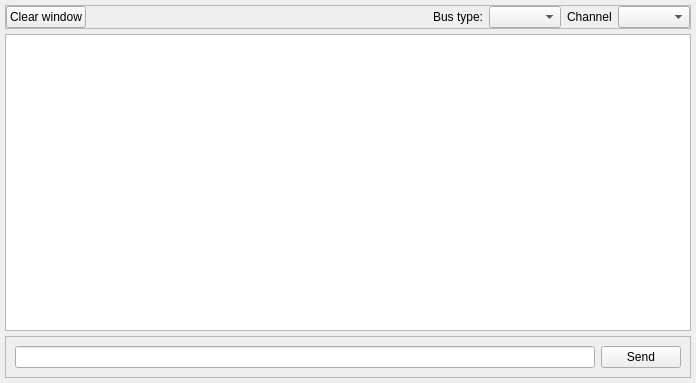
<?xml version="1.0" encoding="UTF-8"?>
<ui version="4.0">
 <class>container</class>
 <widget class="QFrame" name="container">
  <property name="geometry">
   <rect>
    <x>0</x>
    <y>0</y>
    <width>696</width>
    <height>383</height>
   </rect>
  </property>
  <property name="sizePolicy">
   <sizepolicy hsizetype="Preferred" vsizetype="Minimum">
    <horstretch>0</horstretch>
    <verstretch>0</verstretch>
   </sizepolicy>
  </property>
  <property name="windowTitle">
   <string>Frame</string>
  </property>
  <layout class="QVBoxLayout" name="verticalLayout">
   <property name="spacing">
    <number>5</number>
   </property>
   <property name="leftMargin">
    <number>5</number>
   </property>
   <property name="topMargin">
    <number>5</number>
   </property>
   <property name="rightMargin">
    <number>5</number>
   </property>
   <property name="bottomMargin">
    <number>5</number>
   </property>
   <item>
    <widget class="QFrame" name="info_frame">
     <property name="sizePolicy">
      <sizepolicy hsizetype="Preferred" vsizetype="Minimum">
       <horstretch>0</horstretch>
       <verstretch>0</verstretch>
      </sizepolicy>
     </property>
     <property name="frameShape">
      <enum>QFrame::StyledPanel</enum>
     </property>
     <property name="frameShadow">
      <enum>QFrame::Raised</enum>
     </property>
     <property name="lineWidth">
      <number>0</number>
     </property>
     <layout class="QHBoxLayout" name="horizontalLayout">
      <property name="leftMargin">
       <number>0</number>
      </property>
      <property name="topMargin">
       <number>0</number>
      </property>
      <property name="rightMargin">
       <number>0</number>
      </property>
      <property name="bottomMargin">
       <number>0</number>
      </property>
      <item>
       <widget class="QPushButton" name="pushButton_2">
        <property name="text">
         <string>Clear window</string>
        </property>
       </widget>
      </item>
      <item>
       <spacer name="horizontalSpacer">
        <property name="orientation">
         <enum>Qt::Horizontal</enum>
        </property>
        <property name="sizeHint" stdset="0">
         <size>
          <width>250</width>
          <height>20</height>
         </size>
        </property>
       </spacer>
      </item>
      <item>
       <widget class="QLabel" name="label">
        <property name="text">
         <string>Bus type:</string>
        </property>
       </widget>
      </item>
      <item>
       <widget class="QComboBox" name="comboBox_bus"/>
      </item>
      <item>
       <widget class="QLabel" name="label_2">
        <property name="text">
         <string>Channel</string>
        </property>
       </widget>
      </item>
      <item>
       <widget class="QComboBox" name="comboBox_channel"/>
      </item>
     </layout>
    </widget>
   </item>
   <item>
    <widget class="QListView" name="listView"/>
   </item>
   <item>
    <widget class="QFrame" name="frame">
     <property name="frameShape">
      <enum>QFrame::StyledPanel</enum>
     </property>
     <property name="frameShadow">
      <enum>QFrame::Raised</enum>
     </property>
     <layout class="QHBoxLayout" name="horizontalLayout_2">
      <item>
       <widget class="QLineEdit" name="lineEdit"/>
      </item>
      <item>
       <widget class="QPushButton" name="pushButton">
        <property name="text">
         <string>Send</string>
        </property>
       </widget>
      </item>
     </layout>
    </widget>
   </item>
  </layout>
 </widget>
 <resources/>
 <connections/>
</ui>
